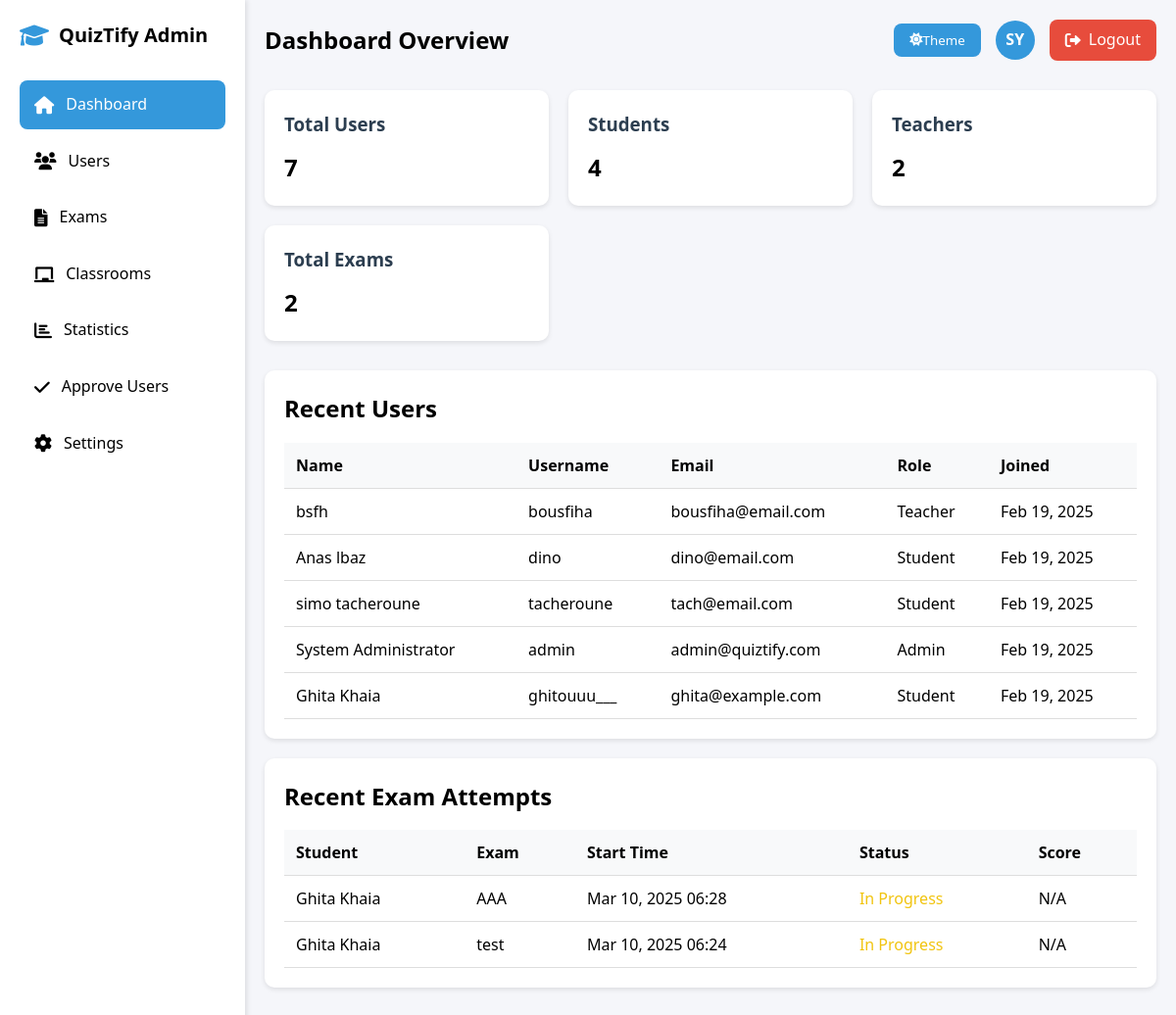
Page /admin/dashboard.php (signed in) on the earlier database version.
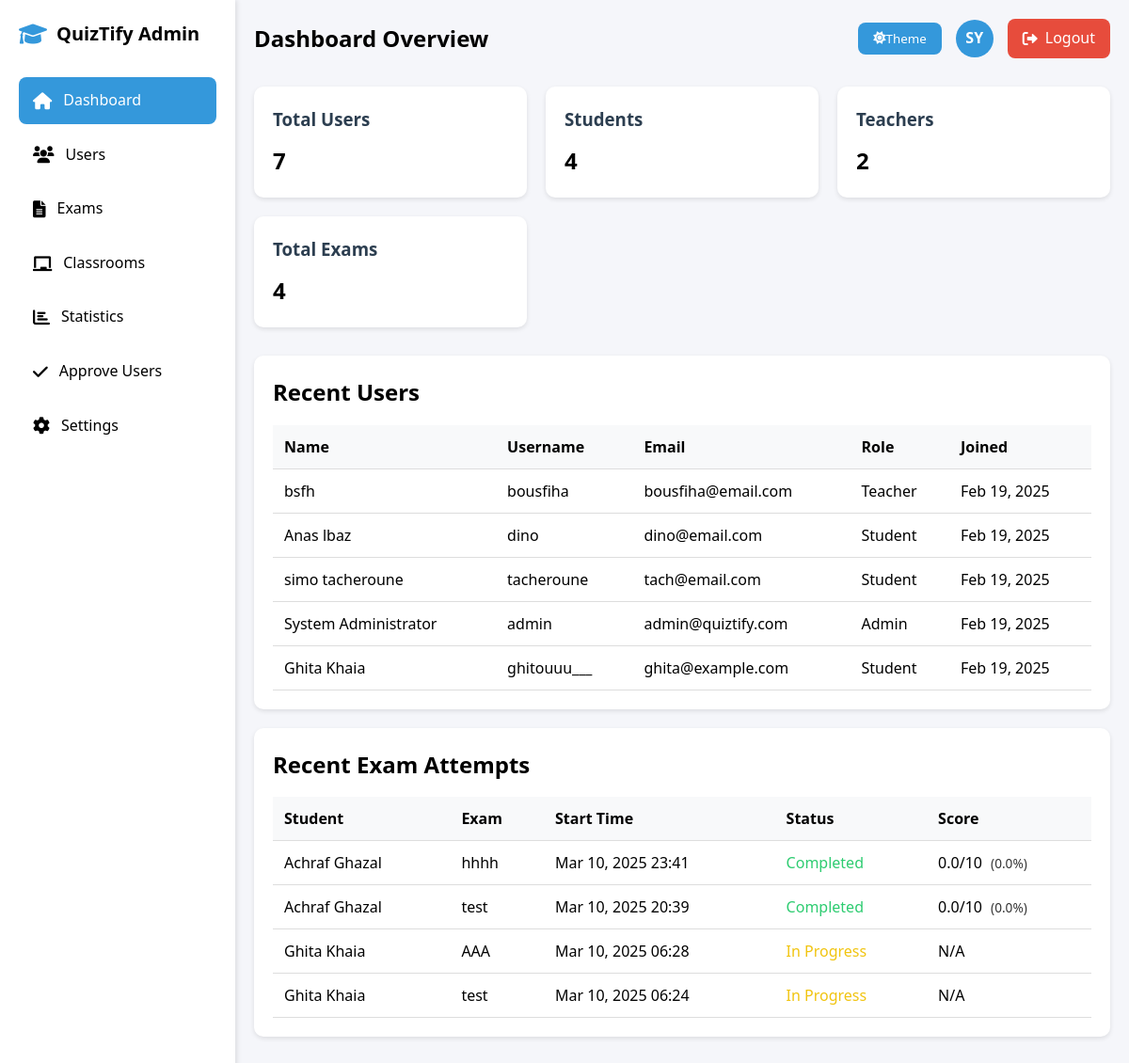
Same page on the later database version.
### tables this page shows
CREATE TABLE `users` (
  `id` int(11) NOT NULL,
  `username` varchar(50) NOT NULL,
  `password` varchar(255) NOT NULL,
  `email` varchar(100) NOT NULL,
  `role` enum('admin','teacher','student') NOT NULL DEFAULT 'student',
  `department` varchar(100) DEFAULT NULL,
  `status` enum('active','inactive') NOT NULL DEFAULT 'active',
  `full_name` varchar(100) NOT NULL,
  `created_at` timestamp NOT NULL DEFAULT current_timestamp(),
  `last_login` timestamp NULL DEFAULT NULL,
  `classroom_id` int(11) DEFAULT NULL,
  `is_approved` tinyint(1) DEFAULT 0
);

CREATE TABLE `exam_attempts` (
  `id` int(11) NOT NULL,
  `exam_id` int(11) NOT NULL,
  `student_id` int(11) NOT NULL,
  `start_time` datetime NOT NULL,
  `end_time` datetime DEFAULT NULL,
  `is_completed` tinyint(1) DEFAULT 0,
  `score` decimal(5,2) DEFAULT NULL,
  `graded_by` int(11) DEFAULT NULL,
  `created_at` timestamp NOT NULL DEFAULT current_timestamp(),
  `published` tinyint(1) NOT NULL DEFAULT 0,
  `teacher_feedback` text DEFAULT NULL,
  `graded_at` timestamp NULL DEFAULT NULL,
  `violations` int(11) DEFAULT 0
);

CREATE TABLE `exams` (
  `id` int(11) NOT NULL,
  `title` varchar(255) NOT NULL,
  `description` text DEFAULT NULL,
  `is_published` tinyint(1) NOT NULL DEFAULT 0,
  `start_date` datetime NOT NULL,
  `end_date` datetime NOT NULL,
  `created_by` int(11) NOT NULL,
  `created_at` timestamp NOT NULL DEFAULT current_timestamp(),
  `total_points` enum('10','20','40','100') NOT NULL DEFAULT '10',
  `attempts_allowed` int(11) NOT NULL DEFAULT 1,
  `passing_score` int(11) NOT NULL DEFAULT 60,
  `has_timer` tinyint(1) DEFAULT 0,
  `duration_minutes` int(11) DEFAULT NULL
);

### admin/dashboard.php (the view, shortened to what this page needs)
<?php
try {
    $conn = getDBConnection();
    $stats = [
        'total_users' => $conn->query("SELECT COUNT(*) FROM users")->fetchColumn(),
        'total_students' => $conn->query("SELECT COUNT(*) FROM users WHERE role = 'student'")->fetchColumn(),
        'total_teachers' => $conn->query("SELECT COUNT(*) FROM users WHERE role = 'teacher'")->fetchColumn(),
        'total_exams' => $conn->query("SELECT COUNT(*) FROM exams")->fetchColumn(),
        'total_classrooms' => $conn->query("SELECT COUNT(*) FROM classrooms")->fetchColumn(),
        'total_attempts' => $conn->query("SELECT COUNT(*) FROM exam_attempts")->fetchColumn()
    ];
    $recent_users = $conn->query("
        SELECT id, username, email, role, full_name, created_at
        FROM users
        ORDER BY created_at DESC
        LIMIT 5
    ")->fetchAll(PDO::FETCH_ASSOC);
    $recent_attempts = $conn->query("
        SELECT
            ea.*,
            u.username,
            u.full_name,
            e.title as exam_title,
            e.total_points
        FROM exam_attempts ea
        JOIN users u ON ea.student_id = u.id
        JOIN exams e ON ea.exam_id = e.id
        ORDER BY ea.start_time DESC
        LIMIT 5
    ")->fetchAll(PDO::FETCH_ASSOC);
} catch(PDOException $e) {
    die("Error: " . $e->getMessage());
}
function calculatePoints($percentage, $total_points) {
    return ($percentage / 100) * $total_points;
}
$userInitials = isset($_SESSION['full_name']) ? strtoupper(substr($_SESSION['full_name'], 0, 2)) : 'A';
?>
<!DOCTYPE html>
<html lang="en">
<head>
    <link rel="stylesheet" href="https://cdnjs.cloudflare.com/ajax/libs/font-awesome/6.0.0/css/all.min.css">
</head>
<body>
    <div class="dashboard-container">
        <div class="sidebar">
            <div class="logo">
                <i class="fas fa-graduation-cap"></i>
                <h2>QuizTify Admin</h2>
            </div>
            <nav>
                <a href="dashboard.php" class="nav-link active">
                    <i class="fas fa-home"></i> Dashboard
                </a>
                <a href="users.php" class="nav-link">
                    <i class="fas fa-users"></i> Users
                </a>
                <a href="exams.php" class="nav-link">
                    <i class="fas fa-file-alt"></i> Exams
                </a>
                <a href="classrooms.php" class="nav-link">
                    <i class="fas fa-chalkboard"></i> Classrooms
                </a>
                <a href="statistics.php" class="nav-link">
                    <i class="fas fa-chart-bar"></i> Statistics
                </a>
                <a href="approve_users.php" class="nav-link">
    <i class="fas fa-check"></i> Approve Users
</a>
                <a href="settings.php" class="nav-link">
                    <i class="fas fa-cog"></i> Settings
                </a>
            </nav>
        </div>
        <div class="main-content">
            <div class="header">
                <h1 class="page-title">Dashboard Overview</h1>
                <div class="user-menu">
                    <button id="theme-toggle" class="theme-toggle">
                        <i class="fas fa-moon"></i> Theme
                    </button>
                    <div class="user-avatar">
                        <?php echo $userInitials; ?>
                    </div>
                    <a href="../logout.php" class="logout-btn">
                        <i class="fas fa-sign-out-alt"></i> Logout
                    </a>
                </div>
            </div>
            <div class="stats-grid">
                <div class="stat-card">
                    <h3>Total Users</h3>
                    <p class="stat-number"><?php echo $stats['total_users']; ?></p>
                </div>
                <div class="stat-card">
                    <h3>Students</h3>
                    <p class="stat-number"><?php echo $stats['total_students']; ?></p>
                </div>
                <div class="stat-card">
                    <h3>Teachers</h3>
                    <p class="stat-number"><?php echo $stats['total_teachers']; ?></p>
                </div>
                <div class="stat-card">
                    <h3>Total Exams</h3>
                    <p class="stat-number"><?php echo $stats['total_exams']; ?></p>
                </div>
            </div>
            <div class="recent-activity">
                <h2>Recent Users</h2>
                <table class="table">
                    <thead>
                        <tr>
                            <th>Name</th>
                            <th>Username</th>
                            <th>Email</th>
                            <th>Role</th>
                            <th>Joined</th>
                        </tr>
                    </thead>
                    <tbody>
                        <?php foreach ($recent_users as $user): ?>
                        <tr>
                            <td><?php echo htmlspecialchars($user['full_name']); ?></td>
                            <td><?php echo htmlspecialchars($user['username']); ?></td>
                            <td><?php echo htmlspecialchars($user['email']); ?></td>
                            <td><?php echo ucfirst(htmlspecialchars($user['role'])); ?></td>
                            <td><?php echo date('M d, Y', strtotime($user['created_at'])); ?></td>
                        </tr>
                        <?php endforeach; ?>
                    </tbody>
                </table>
            </div>
            <div class="recent-activity">
                <h2>Recent Exam Attempts</h2>
                <table class="table">
                    <thead>
                        <tr>
                            <th>Student</th>
                            <th>Exam</th>
                            <th>Start Time</th>
                            <th>Status</th>
                            <th>Score</th>
                        </tr>
                    </thead>
                    <tbody>
                        <?php foreach ($recent_attempts as $attempt): ?>
                        <tr>
                            <td><?php echo htmlspecialchars($attempt['full_name']); ?></td>
                            <td><?php echo htmlspecialchars($attempt['exam_title']); ?></td>
                            <td><?php echo date('M d, Y H:i', strtotime($attempt['start_time'])); ?></td>
                            <td>
                                <?php if ($attempt['is_completed']): ?>
                                    <span style="color: var(--success-color);">Completed</span>
                                <?php else: ?>
                                    <span style="color: var(--warning-color);">In Progress</span>
                                <?php endif; ?>
                            </td>
                            <td>
                                <?php if ($attempt['is_completed'] && isset($attempt['score'])): ?>
                                    <?php
                                    $points = calculatePoints($attempt['score'], $attempt['total_points']);
                                    echo number_format($points, 1) . '/' . $attempt['total_points'];
                                    ?>
                                    <small class="percentage">(<?php echo number_format($attempt['score'], 1); ?>%)</small>
                                <?php else: ?>
                                    N/A
                                <?php endif; ?>
                            </td>
                        </tr>
                        <?php endforeach; ?>
                    </tbody>
                </table>
            </div>
        </div>
    </div>
</body>
</html>

### admin/dashboard.php (style rules this page uses)
:root { --primary-color: #2c3e50; --secondary-color: #3498db; --success-color: #2ecc71; --danger-color: #e74c3c; --warning-color: #f1c40f; --light-color: #ecf0f1; --dark-color: rgb(0, 0, 0); --background-color: #f5f6fa; --text-color: rgb(0, 0, 0); --card-bg: #ffffff; --border-color: #ddd; --table-header-bg: #f8f9fa; --sidebar-bg: #ffffff; --sidebar-width: 250px; --nav-hover-bg: #f0f0f0; }
* { margin: 0; padding: 0; box-sizing: border-box; font-family: 'Segoe UI', Tahoma, Geneva, Verdana, sans-serif; }
body { background-color: var(--background-color); color: var(--text-color); transition: all 0.3s ease; line-height: 1.6; }
.dashboard-container { display: flex; min-height: 100vh; }
.sidebar { width: var(--sidebar-width); background: var(--sidebar-bg); padding: 20px; box-shadow: 2px 0 5px rgba(0,0,0,0.1); transition: all 0.3s ease; }
.logo { display: flex; align-items: center; gap: 10px; margin-bottom: 30px; }
.logo i { color: var(--secondary-color); font-size: 24px; }
.logo h2 { color: var(--text-color); font-size: 20px; }
.main-content { flex: 1; padding: 20px; transition: all 0.3s ease; }
.header { display: flex; justify-content: space-between; align-items: center; margin-bottom: 30px; }
.page-title { font-size: 24px; color: var(--text-color); }
.user-menu { display: flex; align-items: center; gap: 15px; }
.user-avatar { width: 40px; height: 40px; background: var(--secondary-color); border-radius: 50%; display: flex; align-items: center; justify-content: center; color: white; font-weight: bold; }
.stats-grid { display: grid; grid-template-columns: repeat(auto-fit, minmax(250px, 1fr)); gap: 20px; margin-bottom: 30px; }
.stat-card { background: var(--card-bg); padding: 20px; border-radius: 10px; box-shadow: 0 2px 5px rgba(0,0,0,0.1); transition: all 0.3s ease; }
.stat-card h3 { color: var(--primary-color); margin-bottom: 10px; }
.stat-number { font-size: 24px; font-weight: 600; color: var(--text-color); }
.recent-activity { background: var(--card-bg); padding: 20px; border-radius: 10px; box-shadow: 0 2px 5px rgba(0,0,0,0.1); margin-bottom: 20px; transition: all 0.3s ease; }
.table { width: 100%; border-collapse: collapse; margin-top: 15px; }
.table th, .table td { padding: 12px; text-align: left; border-bottom: 1px solid var(--border-color); }
.table th { background-color: var(--table-header-bg); font-weight: 600; color: var(--text-color); }
.nav-link { display: flex; align-items: center; padding: 12px 15px; color: var(--text-color); text-decoration: none; border-radius: 8px; margin-bottom: 8px; transition: all 0.3s ease; }
.nav-link i { margin-right: 12px; font-size: 18px; }
.nav-link.active { background: var(--secondary-color); color: white; }
.theme-toggle { display: flex; align-items: center; justify-content: center; padding: 8px 16px; border: none; border-radius: 8px; background: var(--secondary-color); color: white; cursor: pointer; transition: all 0.3s ease; }
.logout-btn { background: var(--danger-color); color: white; padding: 8px 16px; border-radius: 8px; text-decoration: none; transition: all 0.3s ease; display: inline-flex; align-items: center; gap: 8px; }
.percentage { color: var(--text-color); font-size: 0.85em; margin-left: 5px; opacity: 0.8; }
table th, table td { color: var(--text-color); }

Differences in the rows shown:
added exam_attempts: student.full_name "Achraf Ghazal", exam.title "hhhh", start_time "Mar 10, 2025 23:41", is_completed "Completed", score.total_points "0.0", exam.total_points "10", score "0.0"
added exam_attempts: student.full_name "Achraf Ghazal", exam.title "test", start_time "Mar 10, 2025 20:39", is_completed "Completed", score.total_points "0.0", exam.total_points "10", score "0.0"
Other differences:
$stats['total_exams']: "2" → "4"
